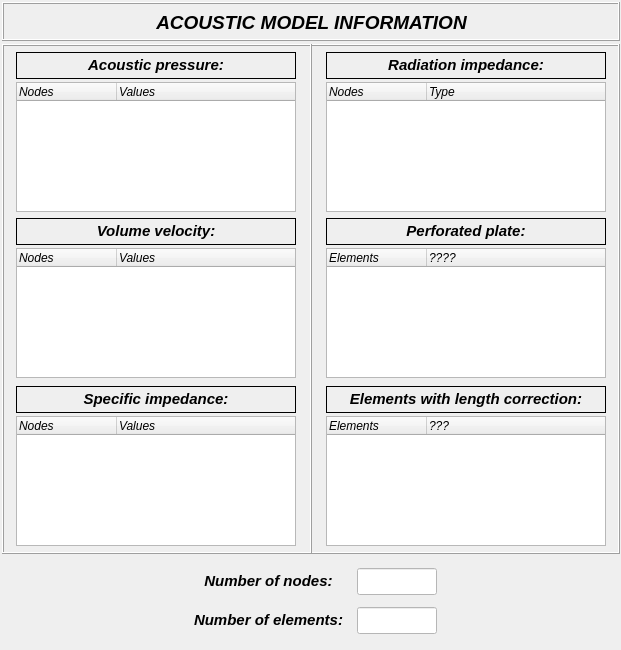
<?xml version="1.0" encoding="UTF-8"?>
<ui version="4.0">
 <class>dialog</class>
 <widget class="QDialog" name="dialog">
  <property name="geometry">
   <rect>
    <x>0</x>
    <y>0</y>
    <width>621</width>
    <height>650</height>
   </rect>
  </property>
  <property name="minimumSize">
   <size>
    <width>621</width>
    <height>575</height>
   </size>
  </property>
  <property name="maximumSize">
   <size>
    <width>621</width>
    <height>650</height>
   </size>
  </property>
  <property name="windowTitle">
   <string>Acoustic Model Information</string>
  </property>
  <widget class="QFrame" name="frame">
   <property name="geometry">
    <rect>
     <x>310</x>
     <y>44</y>
     <width>310</width>
     <height>510</height>
    </rect>
   </property>
   <property name="minimumSize">
    <size>
     <width>310</width>
     <height>510</height>
    </size>
   </property>
   <property name="maximumSize">
    <size>
     <width>310</width>
     <height>510</height>
    </size>
   </property>
   <property name="frameShape">
    <enum>QFrame::Box</enum>
   </property>
   <property name="frameShadow">
    <enum>QFrame::Raised</enum>
   </property>
   <widget class="QLabel" name="label_9">
    <property name="geometry">
     <rect>
      <x>16</x>
      <y>8</y>
      <width>280</width>
      <height>27</height>
     </rect>
    </property>
    <property name="font">
     <font>
      <family>Arial</family>
      <pointsize>11</pointsize>
      <weight>75</weight>
      <italic>true</italic>
      <bold>true</bold>
     </font>
    </property>
    <property name="frameShape">
     <enum>QFrame::Box</enum>
    </property>
    <property name="text">
     <string>&lt;html&gt;&lt;head/&gt;&lt;body&gt;&lt;p align=&quot;center&quot;&gt;Radiation impedance:&lt;/p&gt;&lt;/body&gt;&lt;/html&gt;</string>
    </property>
    <property name="textFormat">
     <enum>Qt::AutoText</enum>
    </property>
    <property name="alignment">
     <set>Qt::AlignCenter</set>
    </property>
   </widget>
   <widget class="QTreeWidget" name="treeWidget_radiation_impedance">
    <property name="geometry">
     <rect>
      <x>16</x>
      <y>38</y>
      <width>280</width>
      <height>130</height>
     </rect>
    </property>
    <property name="minimumSize">
     <size>
      <width>280</width>
      <height>130</height>
     </size>
    </property>
    <property name="maximumSize">
     <size>
      <width>280</width>
      <height>130</height>
     </size>
    </property>
    <property name="font">
     <font>
      <family>Arial</family>
      <italic>true</italic>
     </font>
    </property>
    <column>
     <property name="text">
      <string>Nodes</string>
     </property>
    </column>
    <column>
     <property name="text">
      <string>Type</string>
     </property>
    </column>
   </widget>
   <widget class="QTreeWidget" name="treeWidget_perforated_plate">
    <property name="geometry">
     <rect>
      <x>16</x>
      <y>204</y>
      <width>280</width>
      <height>130</height>
     </rect>
    </property>
    <property name="minimumSize">
     <size>
      <width>280</width>
      <height>130</height>
     </size>
    </property>
    <property name="maximumSize">
     <size>
      <width>280</width>
      <height>130</height>
     </size>
    </property>
    <property name="font">
     <font>
      <family>Arial</family>
      <italic>true</italic>
     </font>
    </property>
    <column>
     <property name="text">
      <string>Elements</string>
     </property>
    </column>
    <column>
     <property name="text">
      <string>????</string>
     </property>
    </column>
   </widget>
   <widget class="QTreeWidget" name="treeWidget_element_length_correction">
    <property name="geometry">
     <rect>
      <x>16</x>
      <y>372</y>
      <width>280</width>
      <height>130</height>
     </rect>
    </property>
    <property name="minimumSize">
     <size>
      <width>280</width>
      <height>130</height>
     </size>
    </property>
    <property name="maximumSize">
     <size>
      <width>280</width>
      <height>130</height>
     </size>
    </property>
    <property name="font">
     <font>
      <family>Arial</family>
      <italic>true</italic>
     </font>
    </property>
    <column>
     <property name="text">
      <string>Elements</string>
     </property>
    </column>
    <column>
     <property name="text">
      <string>???</string>
     </property>
    </column>
   </widget>
   <widget class="QLabel" name="label_15">
    <property name="geometry">
     <rect>
      <x>16</x>
      <y>174</y>
      <width>280</width>
      <height>27</height>
     </rect>
    </property>
    <property name="font">
     <font>
      <family>Arial</family>
      <pointsize>11</pointsize>
      <weight>75</weight>
      <italic>true</italic>
      <bold>true</bold>
     </font>
    </property>
    <property name="frameShape">
     <enum>QFrame::Box</enum>
    </property>
    <property name="text">
     <string>&lt;html&gt;&lt;head/&gt;&lt;body&gt;&lt;p align=&quot;center&quot;&gt;Perforated plate:&lt;/p&gt;&lt;/body&gt;&lt;/html&gt;</string>
    </property>
    <property name="textFormat">
     <enum>Qt::AutoText</enum>
    </property>
    <property name="alignment">
     <set>Qt::AlignCenter</set>
    </property>
   </widget>
   <widget class="QLabel" name="label_16">
    <property name="geometry">
     <rect>
      <x>16</x>
      <y>342</y>
      <width>280</width>
      <height>27</height>
     </rect>
    </property>
    <property name="font">
     <font>
      <family>Arial</family>
      <pointsize>11</pointsize>
      <weight>75</weight>
      <italic>true</italic>
      <bold>true</bold>
     </font>
    </property>
    <property name="frameShape">
     <enum>QFrame::Box</enum>
    </property>
    <property name="text">
     <string>&lt;html&gt;&lt;head/&gt;&lt;body&gt;&lt;p align=&quot;center&quot;&gt;Elements with length correction:&lt;/p&gt;&lt;/body&gt;&lt;/html&gt;</string>
    </property>
    <property name="textFormat">
     <enum>Qt::AutoText</enum>
    </property>
    <property name="alignment">
     <set>Qt::AlignCenter</set>
    </property>
   </widget>
  </widget>
  <widget class="QFrame" name="frame_2">
   <property name="geometry">
    <rect>
     <x>2</x>
     <y>44</y>
     <width>310</width>
     <height>510</height>
    </rect>
   </property>
   <property name="minimumSize">
    <size>
     <width>310</width>
     <height>510</height>
    </size>
   </property>
   <property name="maximumSize">
    <size>
     <width>310</width>
     <height>510</height>
    </size>
   </property>
   <property name="frameShape">
    <enum>QFrame::Box</enum>
   </property>
   <property name="frameShadow">
    <enum>QFrame::Raised</enum>
   </property>
   <widget class="QTreeWidget" name="treeWidget_volume_velocity">
    <property name="geometry">
     <rect>
      <x>14</x>
      <y>204</y>
      <width>280</width>
      <height>130</height>
     </rect>
    </property>
    <property name="minimumSize">
     <size>
      <width>280</width>
      <height>130</height>
     </size>
    </property>
    <property name="maximumSize">
     <size>
      <width>280</width>
      <height>130</height>
     </size>
    </property>
    <property name="font">
     <font>
      <family>Arial</family>
      <italic>true</italic>
     </font>
    </property>
    <column>
     <property name="text">
      <string>Nodes</string>
     </property>
    </column>
    <column>
     <property name="text">
      <string>Values</string>
     </property>
    </column>
   </widget>
   <widget class="QTreeWidget" name="treeWidget_acoustic_pressure">
    <property name="geometry">
     <rect>
      <x>14</x>
      <y>38</y>
      <width>280</width>
      <height>130</height>
     </rect>
    </property>
    <property name="minimumSize">
     <size>
      <width>280</width>
      <height>130</height>
     </size>
    </property>
    <property name="maximumSize">
     <size>
      <width>280</width>
      <height>130</height>
     </size>
    </property>
    <property name="font">
     <font>
      <family>Arial</family>
      <italic>true</italic>
     </font>
    </property>
    <column>
     <property name="text">
      <string>Nodes</string>
     </property>
    </column>
    <column>
     <property name="text">
      <string>Values</string>
     </property>
    </column>
   </widget>
   <widget class="QLabel" name="label_11">
    <property name="geometry">
     <rect>
      <x>14</x>
      <y>174</y>
      <width>280</width>
      <height>27</height>
     </rect>
    </property>
    <property name="font">
     <font>
      <family>Arial</family>
      <pointsize>11</pointsize>
      <weight>75</weight>
      <italic>true</italic>
      <bold>true</bold>
     </font>
    </property>
    <property name="frameShape">
     <enum>QFrame::Box</enum>
    </property>
    <property name="text">
     <string>&lt;html&gt;&lt;head/&gt;&lt;body&gt;&lt;p align=&quot;center&quot;&gt;Volume velocity:&lt;/p&gt;&lt;/body&gt;&lt;/html&gt;</string>
    </property>
    <property name="textFormat">
     <enum>Qt::AutoText</enum>
    </property>
    <property name="alignment">
     <set>Qt::AlignCenter</set>
    </property>
   </widget>
   <widget class="QLabel" name="label_10">
    <property name="geometry">
     <rect>
      <x>14</x>
      <y>8</y>
      <width>280</width>
      <height>27</height>
     </rect>
    </property>
    <property name="font">
     <font>
      <family>Arial</family>
      <pointsize>11</pointsize>
      <weight>75</weight>
      <italic>true</italic>
      <bold>true</bold>
     </font>
    </property>
    <property name="frameShape">
     <enum>QFrame::Box</enum>
    </property>
    <property name="text">
     <string>&lt;html&gt;&lt;head/&gt;&lt;body&gt;&lt;p align=&quot;center&quot;&gt;Acoustic pressure:&lt;/p&gt;&lt;/body&gt;&lt;/html&gt;</string>
    </property>
    <property name="textFormat">
     <enum>Qt::AutoText</enum>
    </property>
    <property name="alignment">
     <set>Qt::AlignCenter</set>
    </property>
   </widget>
   <widget class="QLabel" name="label_17">
    <property name="geometry">
     <rect>
      <x>14</x>
      <y>342</y>
      <width>280</width>
      <height>27</height>
     </rect>
    </property>
    <property name="font">
     <font>
      <family>Arial</family>
      <pointsize>11</pointsize>
      <weight>75</weight>
      <italic>true</italic>
      <bold>true</bold>
     </font>
    </property>
    <property name="frameShape">
     <enum>QFrame::Box</enum>
    </property>
    <property name="text">
     <string>&lt;html&gt;&lt;head/&gt;&lt;body&gt;&lt;p align=&quot;center&quot;&gt;Specific impedance:&lt;/p&gt;&lt;/body&gt;&lt;/html&gt;</string>
    </property>
    <property name="textFormat">
     <enum>Qt::AutoText</enum>
    </property>
    <property name="alignment">
     <set>Qt::AlignCenter</set>
    </property>
   </widget>
   <widget class="QTreeWidget" name="treeWidget_specific_impedance">
    <property name="geometry">
     <rect>
      <x>14</x>
      <y>372</y>
      <width>280</width>
      <height>130</height>
     </rect>
    </property>
    <property name="minimumSize">
     <size>
      <width>280</width>
      <height>130</height>
     </size>
    </property>
    <property name="maximumSize">
     <size>
      <width>280</width>
      <height>130</height>
     </size>
    </property>
    <property name="font">
     <font>
      <family>Arial</family>
      <italic>true</italic>
     </font>
    </property>
    <column>
     <property name="text">
      <string>Nodes</string>
     </property>
    </column>
    <column>
     <property name="text">
      <string>Values</string>
     </property>
    </column>
   </widget>
  </widget>
  <widget class="QFrame" name="frame_3">
   <property name="geometry">
    <rect>
     <x>2</x>
     <y>2</y>
     <width>618</width>
     <height>39</height>
    </rect>
   </property>
   <property name="frameShape">
    <enum>QFrame::Box</enum>
   </property>
   <property name="frameShadow">
    <enum>QFrame::Raised</enum>
   </property>
   <widget class="QLabel" name="label_12">
    <property name="geometry">
     <rect>
      <x>122</x>
      <y>8</y>
      <width>375</width>
      <height>26</height>
     </rect>
    </property>
    <property name="font">
     <font>
      <family>Arial</family>
      <pointsize>11</pointsize>
      <weight>75</weight>
      <italic>true</italic>
      <bold>true</bold>
     </font>
    </property>
    <property name="frameShape">
     <enum>QFrame::NoFrame</enum>
    </property>
    <property name="text">
     <string>&lt;html&gt;&lt;head/&gt;&lt;body&gt;&lt;p align=&quot;center&quot;&gt;&lt;span style=&quot; font-size:14pt;&quot;&gt;ACOUSTIC MODEL INFORMATION&lt;/span&gt;&lt;/p&gt;&lt;/body&gt;&lt;/html&gt;</string>
    </property>
    <property name="textFormat">
     <enum>Qt::AutoText</enum>
    </property>
    <property name="alignment">
     <set>Qt::AlignCenter</set>
    </property>
   </widget>
  </widget>
  <widget class="QWidget" name="gridLayoutWidget">
   <property name="geometry">
    <rect>
     <x>186</x>
     <y>562</y>
     <width>253</width>
     <height>80</height>
    </rect>
   </property>
   <layout class="QGridLayout" name="gridLayout">
    <item row="1" column="0">
     <widget class="QLabel" name="label_14">
      <property name="minimumSize">
       <size>
        <width>165</width>
        <height>27</height>
       </size>
      </property>
      <property name="maximumSize">
       <size>
        <width>165</width>
        <height>27</height>
       </size>
      </property>
      <property name="font">
       <font>
        <family>Arial</family>
        <pointsize>11</pointsize>
        <weight>75</weight>
        <italic>true</italic>
        <bold>true</bold>
       </font>
      </property>
      <property name="frameShape">
       <enum>QFrame::NoFrame</enum>
      </property>
      <property name="text">
       <string>&lt;html&gt;&lt;head/&gt;&lt;body&gt;&lt;p align=&quot;center&quot;&gt;Number of elements:&lt;/p&gt;&lt;/body&gt;&lt;/html&gt;</string>
      </property>
      <property name="textFormat">
       <enum>Qt::AutoText</enum>
      </property>
      <property name="alignment">
       <set>Qt::AlignRight|Qt::AlignTrailing|Qt::AlignVCenter</set>
      </property>
     </widget>
    </item>
    <item row="0" column="0">
     <widget class="QLabel" name="label_13">
      <property name="minimumSize">
       <size>
        <width>165</width>
        <height>27</height>
       </size>
      </property>
      <property name="maximumSize">
       <size>
        <width>165</width>
        <height>27</height>
       </size>
      </property>
      <property name="font">
       <font>
        <family>Arial</family>
        <pointsize>11</pointsize>
        <weight>75</weight>
        <italic>true</italic>
        <bold>true</bold>
       </font>
      </property>
      <property name="frameShape">
       <enum>QFrame::NoFrame</enum>
      </property>
      <property name="text">
       <string>&lt;html&gt;&lt;head/&gt;&lt;body&gt;&lt;p align=&quot;center&quot;&gt;Number of nodes:&lt;/p&gt;&lt;/body&gt;&lt;/html&gt;</string>
      </property>
      <property name="textFormat">
       <enum>Qt::AutoText</enum>
      </property>
      <property name="alignment">
       <set>Qt::AlignRight|Qt::AlignTrailing|Qt::AlignVCenter</set>
      </property>
     </widget>
    </item>
    <item row="0" column="1">
     <widget class="QLineEdit" name="lineEdit_number_nodes">
      <property name="enabled">
       <bool>false</bool>
      </property>
      <property name="minimumSize">
       <size>
        <width>80</width>
        <height>27</height>
       </size>
      </property>
      <property name="maximumSize">
       <size>
        <width>80</width>
        <height>27</height>
       </size>
      </property>
      <property name="palette">
       <palette>
        <active>
         <colorrole role="WindowText">
          <brush brushstyle="SolidPattern">
           <color alpha="255">
            <red>0</red>
            <green>0</green>
            <blue>0</blue>
           </color>
          </brush>
         </colorrole>
         <colorrole role="Button">
          <brush brushstyle="SolidPattern">
           <color alpha="255">
            <red>255</red>
            <green>255</green>
            <blue>255</blue>
           </color>
          </brush>
         </colorrole>
         <colorrole role="Dark">
          <brush brushstyle="SolidPattern">
           <color alpha="255">
            <red>0</red>
            <green>0</green>
            <blue>0</blue>
           </color>
          </brush>
         </colorrole>
         <colorrole role="Text">
          <brush brushstyle="SolidPattern">
           <color alpha="255">
            <red>0</red>
            <green>0</green>
            <blue>0</blue>
           </color>
          </brush>
         </colorrole>
         <colorrole role="ButtonText">
          <brush brushstyle="SolidPattern">
           <color alpha="255">
            <red>0</red>
            <green>0</green>
            <blue>0</blue>
           </color>
          </brush>
         </colorrole>
         <colorrole role="Base">
          <brush brushstyle="SolidPattern">
           <color alpha="255">
            <red>255</red>
            <green>255</green>
            <blue>255</blue>
           </color>
          </brush>
         </colorrole>
         <colorrole role="Window">
          <brush brushstyle="SolidPattern">
           <color alpha="255">
            <red>255</red>
            <green>255</green>
            <blue>255</blue>
           </color>
          </brush>
         </colorrole>
        </active>
        <inactive>
         <colorrole role="WindowText">
          <brush brushstyle="SolidPattern">
           <color alpha="255">
            <red>0</red>
            <green>0</green>
            <blue>0</blue>
           </color>
          </brush>
         </colorrole>
         <colorrole role="Button">
          <brush brushstyle="SolidPattern">
           <color alpha="255">
            <red>255</red>
            <green>255</green>
            <blue>255</blue>
           </color>
          </brush>
         </colorrole>
         <colorrole role="Dark">
          <brush brushstyle="SolidPattern">
           <color alpha="255">
            <red>0</red>
            <green>0</green>
            <blue>0</blue>
           </color>
          </brush>
         </colorrole>
         <colorrole role="Text">
          <brush brushstyle="SolidPattern">
           <color alpha="255">
            <red>0</red>
            <green>0</green>
            <blue>0</blue>
           </color>
          </brush>
         </colorrole>
         <colorrole role="ButtonText">
          <brush brushstyle="SolidPattern">
           <color alpha="255">
            <red>0</red>
            <green>0</green>
            <blue>0</blue>
           </color>
          </brush>
         </colorrole>
         <colorrole role="Base">
          <brush brushstyle="SolidPattern">
           <color alpha="255">
            <red>255</red>
            <green>255</green>
            <blue>255</blue>
           </color>
          </brush>
         </colorrole>
         <colorrole role="Window">
          <brush brushstyle="SolidPattern">
           <color alpha="255">
            <red>255</red>
            <green>255</green>
            <blue>255</blue>
           </color>
          </brush>
         </colorrole>
        </inactive>
        <disabled>
         <colorrole role="WindowText">
          <brush brushstyle="SolidPattern">
           <color alpha="255">
            <red>0</red>
            <green>0</green>
            <blue>0</blue>
           </color>
          </brush>
         </colorrole>
         <colorrole role="Button">
          <brush brushstyle="SolidPattern">
           <color alpha="255">
            <red>255</red>
            <green>255</green>
            <blue>255</blue>
           </color>
          </brush>
         </colorrole>
         <colorrole role="Dark">
          <brush brushstyle="SolidPattern">
           <color alpha="255">
            <red>0</red>
            <green>0</green>
            <blue>0</blue>
           </color>
          </brush>
         </colorrole>
         <colorrole role="Text">
          <brush brushstyle="SolidPattern">
           <color alpha="255">
            <red>0</red>
            <green>0</green>
            <blue>0</blue>
           </color>
          </brush>
         </colorrole>
         <colorrole role="ButtonText">
          <brush brushstyle="SolidPattern">
           <color alpha="255">
            <red>0</red>
            <green>0</green>
            <blue>0</blue>
           </color>
          </brush>
         </colorrole>
         <colorrole role="Base">
          <brush brushstyle="SolidPattern">
           <color alpha="255">
            <red>255</red>
            <green>255</green>
            <blue>255</blue>
           </color>
          </brush>
         </colorrole>
         <colorrole role="Window">
          <brush brushstyle="SolidPattern">
           <color alpha="255">
            <red>255</red>
            <green>255</green>
            <blue>255</blue>
           </color>
          </brush>
         </colorrole>
        </disabled>
       </palette>
      </property>
      <property name="font">
       <font>
        <family>Arial</family>
        <pointsize>11</pointsize>
        <weight>75</weight>
        <italic>true</italic>
        <bold>true</bold>
       </font>
      </property>
      <property name="styleSheet">
       <string notr="true">background-color: rgb(255, 255, 255);</string>
      </property>
      <property name="alignment">
       <set>Qt::AlignCenter</set>
      </property>
     </widget>
    </item>
    <item row="1" column="1">
     <widget class="QLineEdit" name="lineEdit_number_elements">
      <property name="enabled">
       <bool>false</bool>
      </property>
      <property name="minimumSize">
       <size>
        <width>80</width>
        <height>27</height>
       </size>
      </property>
      <property name="maximumSize">
       <size>
        <width>80</width>
        <height>27</height>
       </size>
      </property>
      <property name="palette">
       <palette>
        <active>
         <colorrole role="WindowText">
          <brush brushstyle="SolidPattern">
           <color alpha="255">
            <red>0</red>
            <green>0</green>
            <blue>0</blue>
           </color>
          </brush>
         </colorrole>
         <colorrole role="Button">
          <brush brushstyle="SolidPattern">
           <color alpha="255">
            <red>255</red>
            <green>255</green>
            <blue>255</blue>
           </color>
          </brush>
         </colorrole>
         <colorrole role="Dark">
          <brush brushstyle="SolidPattern">
           <color alpha="255">
            <red>0</red>
            <green>0</green>
            <blue>0</blue>
           </color>
          </brush>
         </colorrole>
         <colorrole role="Text">
          <brush brushstyle="SolidPattern">
           <color alpha="255">
            <red>0</red>
            <green>0</green>
            <blue>0</blue>
           </color>
          </brush>
         </colorrole>
         <colorrole role="ButtonText">
          <brush brushstyle="SolidPattern">
           <color alpha="255">
            <red>0</red>
            <green>0</green>
            <blue>0</blue>
           </color>
          </brush>
         </colorrole>
         <colorrole role="Base">
          <brush brushstyle="SolidPattern">
           <color alpha="255">
            <red>255</red>
            <green>255</green>
            <blue>255</blue>
           </color>
          </brush>
         </colorrole>
         <colorrole role="Window">
          <brush brushstyle="SolidPattern">
           <color alpha="255">
            <red>255</red>
            <green>255</green>
            <blue>255</blue>
           </color>
          </brush>
         </colorrole>
        </active>
        <inactive>
         <colorrole role="WindowText">
          <brush brushstyle="SolidPattern">
           <color alpha="255">
            <red>0</red>
            <green>0</green>
            <blue>0</blue>
           </color>
          </brush>
         </colorrole>
         <colorrole role="Button">
          <brush brushstyle="SolidPattern">
           <color alpha="255">
            <red>255</red>
            <green>255</green>
            <blue>255</blue>
           </color>
          </brush>
         </colorrole>
         <colorrole role="Dark">
          <brush brushstyle="SolidPattern">
           <color alpha="255">
            <red>0</red>
            <green>0</green>
            <blue>0</blue>
           </color>
          </brush>
         </colorrole>
         <colorrole role="Text">
          <brush brushstyle="SolidPattern">
           <color alpha="255">
            <red>0</red>
            <green>0</green>
            <blue>0</blue>
           </color>
          </brush>
         </colorrole>
         <colorrole role="ButtonText">
          <brush brushstyle="SolidPattern">
           <color alpha="255">
            <red>0</red>
            <green>0</green>
            <blue>0</blue>
           </color>
          </brush>
         </colorrole>
         <colorrole role="Base">
          <brush brushstyle="SolidPattern">
           <color alpha="255">
            <red>255</red>
            <green>255</green>
            <blue>255</blue>
           </color>
          </brush>
         </colorrole>
         <colorrole role="Window">
          <brush brushstyle="SolidPattern">
           <color alpha="255">
            <red>255</red>
            <green>255</green>
            <blue>255</blue>
           </color>
          </brush>
         </colorrole>
        </inactive>
        <disabled>
         <colorrole role="WindowText">
          <brush brushstyle="SolidPattern">
           <color alpha="255">
            <red>0</red>
            <green>0</green>
            <blue>0</blue>
           </color>
          </brush>
         </colorrole>
         <colorrole role="Button">
          <brush brushstyle="SolidPattern">
           <color alpha="255">
            <red>255</red>
            <green>255</green>
            <blue>255</blue>
           </color>
          </brush>
         </colorrole>
         <colorrole role="Dark">
          <brush brushstyle="SolidPattern">
           <color alpha="255">
            <red>0</red>
            <green>0</green>
            <blue>0</blue>
           </color>
          </brush>
         </colorrole>
         <colorrole role="Text">
          <brush brushstyle="SolidPattern">
           <color alpha="255">
            <red>0</red>
            <green>0</green>
            <blue>0</blue>
           </color>
          </brush>
         </colorrole>
         <colorrole role="ButtonText">
          <brush brushstyle="SolidPattern">
           <color alpha="255">
            <red>0</red>
            <green>0</green>
            <blue>0</blue>
           </color>
          </brush>
         </colorrole>
         <colorrole role="Base">
          <brush brushstyle="SolidPattern">
           <color alpha="255">
            <red>255</red>
            <green>255</green>
            <blue>255</blue>
           </color>
          </brush>
         </colorrole>
         <colorrole role="Window">
          <brush brushstyle="SolidPattern">
           <color alpha="255">
            <red>255</red>
            <green>255</green>
            <blue>255</blue>
           </color>
          </brush>
         </colorrole>
        </disabled>
       </palette>
      </property>
      <property name="font">
       <font>
        <family>Arial</family>
        <pointsize>11</pointsize>
        <weight>75</weight>
        <italic>true</italic>
        <bold>true</bold>
       </font>
      </property>
      <property name="styleSheet">
       <string notr="true">background-color: rgb(255, 255, 255);</string>
      </property>
      <property name="alignment">
       <set>Qt::AlignCenter</set>
      </property>
     </widget>
    </item>
   </layout>
  </widget>
 </widget>
 <resources/>
 <connections/>
</ui>
